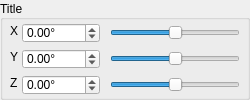
<?xml version="1.0" encoding="UTF-8"?>
<ui version="4.0">
 <class>RotationEditor</class>
 <widget class="QWidget" name="RotationEditor">
  <property name="geometry">
   <rect>
    <x>0</x>
    <y>0</y>
    <width>250</width>
    <height>100</height>
   </rect>
  </property>
  <property name="windowTitle">
   <string>Form</string>
  </property>
  <widget class="QGroupBox" name="m_groupBox">
   <property name="geometry">
    <rect>
     <x>0</x>
     <y>0</y>
     <width>250</width>
     <height>100</height>
    </rect>
   </property>
   <property name="sizePolicy">
    <sizepolicy hsizetype="Expanding" vsizetype="Preferred">
     <horstretch>0</horstretch>
     <verstretch>0</verstretch>
    </sizepolicy>
   </property>
   <property name="minimumSize">
    <size>
     <width>100</width>
     <height>0</height>
    </size>
   </property>
   <property name="title">
    <string>Title</string>
   </property>
   <property name="alignment">
    <set>Qt::AlignLeading|Qt::AlignLeft|Qt::AlignVCenter</set>
   </property>
   <widget class="QLabel" name="m_label_x">
    <property name="geometry">
     <rect>
      <x>10</x>
      <y>23</y>
      <width>16</width>
      <height>16</height>
     </rect>
    </property>
    <property name="text">
     <string>X</string>
    </property>
   </widget>
   <widget class="QDoubleSpinBox" name="m_x">
    <property name="geometry">
     <rect>
      <x>22</x>
      <y>23</y>
      <width>78</width>
      <height>20</height>
     </rect>
    </property>
    <property name="sizePolicy">
     <sizepolicy hsizetype="Expanding" vsizetype="Fixed">
      <horstretch>0</horstretch>
      <verstretch>0</verstretch>
     </sizepolicy>
    </property>
    <property name="suffix">
     <string>°</string>
    </property>
    <property name="decimals">
     <number>2</number>
    </property>
    <property name="minimum">
     <double>-180.000000000000000</double>
    </property>
    <property name="maximum">
     <double>180.000000000000000</double>
    </property>
   </widget>
   <widget class="QLabel" name="m_label_y">
    <property name="geometry">
     <rect>
      <x>10</x>
      <y>49</y>
      <width>16</width>
      <height>16</height>
     </rect>
    </property>
    <property name="text">
     <string>Y</string>
    </property>
   </widget>
   <widget class="QDoubleSpinBox" name="m_y">
    <property name="geometry">
     <rect>
      <x>22</x>
      <y>49</y>
      <width>78</width>
      <height>20</height>
     </rect>
    </property>
    <property name="sizePolicy">
     <sizepolicy hsizetype="Expanding" vsizetype="Fixed">
      <horstretch>0</horstretch>
      <verstretch>0</verstretch>
     </sizepolicy>
    </property>
    <property name="suffix">
     <string>°</string>
    </property>
    <property name="decimals">
     <number>2</number>
    </property>
    <property name="minimum">
     <double>-180.000000000000000</double>
    </property>
    <property name="maximum">
     <double>180.000000000000000</double>
    </property>
   </widget>
   <widget class="QLabel" name="m_label_z">
    <property name="geometry">
     <rect>
      <x>10</x>
      <y>75</y>
      <width>16</width>
      <height>16</height>
     </rect>
    </property>
    <property name="text">
     <string>Z</string>
    </property>
   </widget>
   <widget class="QDoubleSpinBox" name="m_z">
    <property name="geometry">
     <rect>
      <x>22</x>
      <y>75</y>
      <width>78</width>
      <height>20</height>
     </rect>
    </property>
    <property name="sizePolicy">
     <sizepolicy hsizetype="Expanding" vsizetype="Fixed">
      <horstretch>0</horstretch>
      <verstretch>0</verstretch>
     </sizepolicy>
    </property>
    <property name="suffix">
     <string>°</string>
    </property>
    <property name="decimals">
     <number>2</number>
    </property>
    <property name="minimum">
     <double>-90.000000000000000</double>
    </property>
    <property name="maximum">
     <double>90.000000000000000</double>
    </property>
   </widget>
   <widget class="QSlider" name="m_slider_x">
    <property name="geometry">
     <rect>
      <x>110</x>
      <y>23</y>
      <width>130</width>
      <height>20</height>
     </rect>
    </property>
    <property name="minimum">
     <number>-180</number>
    </property>
    <property name="maximum">
     <number>180</number>
    </property>
    <property name="orientation">
     <enum>Qt::Horizontal</enum>
    </property>
   </widget>
   <widget class="QSlider" name="m_slider_y">
    <property name="geometry">
     <rect>
      <x>110</x>
      <y>49</y>
      <width>130</width>
      <height>20</height>
     </rect>
    </property>
    <property name="minimum">
     <number>-180</number>
    </property>
    <property name="maximum">
     <number>180</number>
    </property>
    <property name="orientation">
     <enum>Qt::Horizontal</enum>
    </property>
   </widget>
   <widget class="QSlider" name="m_slider_z">
    <property name="geometry">
     <rect>
      <x>110</x>
      <y>75</y>
      <width>130</width>
      <height>20</height>
     </rect>
    </property>
    <property name="minimum">
     <number>-90</number>
    </property>
    <property name="maximum">
     <number>90</number>
    </property>
    <property name="orientation">
     <enum>Qt::Horizontal</enum>
    </property>
   </widget>
  </widget>
 </widget>
 <resources/>
 <connections/>
</ui>
